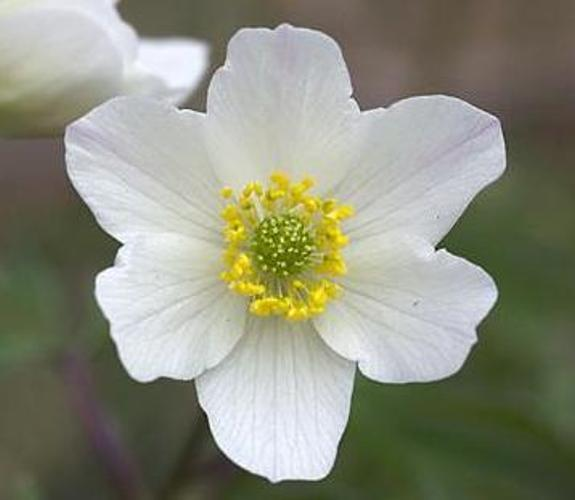
#> input picture 17flowers/train/8Petal_mountain_avens/image_1202.jpg, 575 x 500 px; its folder holds only this picture in this run
$ python Feature_Extraction.py   (older library calls are emulated)
#> lines starting #> are read from the running program, lines starting #| are printed output that depends on the picture
from sklearn.preprocessing import LabelEncoder, MinMaxScaler
import numpy as np
import mahotas
import cv2 as cv
import os
import h5py

image_size = tuple((500, 500))
path = "17flowers/train"
n_trees = 100
bins = 8
test_size = .10
seed = 9


def fd_hu_moments(img):
    img = cv.cvtColor(img, cv.COLOR_BGR2GRAY)
    feature = cv.HuMoments(cv.moments(img)).flatten()
    return feature


def fd_haralick(img):
    img = cv.cvtColor(img, cv.COLOR_BGR2GRAY)
    feature = mahotas.features.haralick(img).mean(axis=0)
    return feature


def fd_histogram(img, mask=None ):
    img = cv.cvtColor(img, cv.COLOR_BGR2HSV)
    hist = cv.calcHist([img], [0, 1, 2], None, [bins, bins, bins], [0, 256, 0, 256, 0, 256])
    cv.normalize(hist, hist)
    return hist.flatten()


train_labels = os.listdir(path)
train_labels.sort()
print(train_labels)

global_features = []
labels = []

i = 0
j = 0
k = 0

class_size = 80

for p in train_labels:
    full_folder_path = os.path.join(path, p)
    current_label = p
    k = 1

    for x in os.listdir(full_folder_path):
        file = full_folder_path + "/" + str(x)
        image = cv.imread(file)
#> image is the input picture: shape (500, 575, 3); mean B, G, R 124.7, 141.8, 139.9
        image = cv.resize(image, image_size)
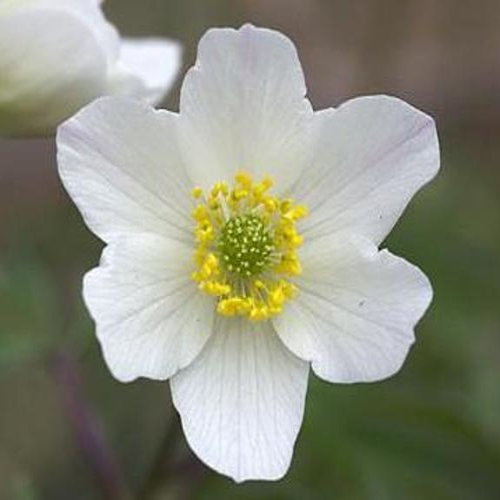
#> image: shape (500, 500, 3); mean B, G, R 124.7, 141.8, 139.9

        f1 = fd_hu_moments(image)
#> in fd_hu_moments, `img = cv.cvtColor(img, cv.COLOR_BGR2GRAY)`:
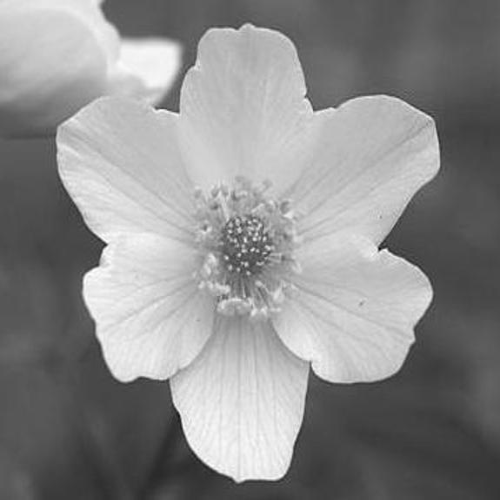
#> img: shape (500, 500); min 9, max 255, mean 139.3
#> in fd_hu_moments, `feature = cv.HuMoments(cv.moments(img)).flatten()`: feature = [0.000995, 7.95e-09, 2.21e-11, 1.84e-13, -2.09e-25, 1.64e-17, 3.08e-25]
#> f1 has the same summary as feature in fd_hu_moments
#> (the run stopped early here; a loop or call above may not have finished)

$ run again, on 17flowers/train/Bluebell/image_0241.jpg
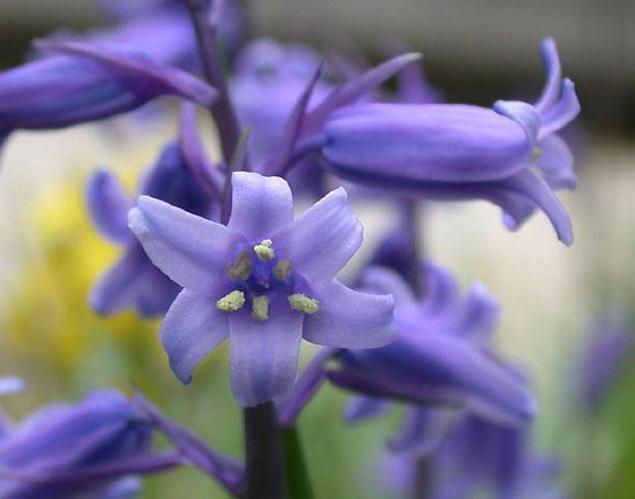
#> input picture 17flowers/train/Bluebell/image_0241.jpg, 635 x 499 px
#> image is the input picture: shape (499, 635, 3); mean B, G, R 144.2, 117.4, 122.5
#> `image = cv.resize(image, image_size)`:
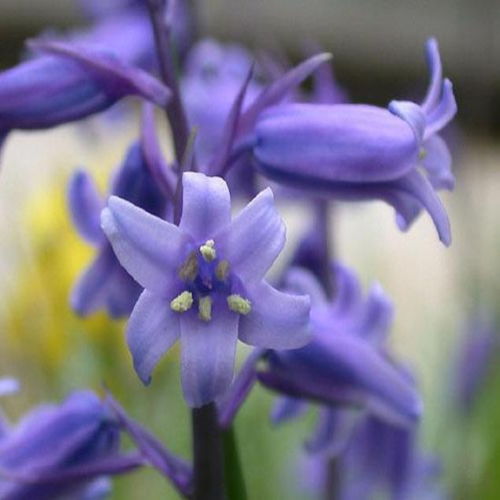
#> image: shape (500, 500, 3); mean B, G, R 144.1, 117.3, 122.4
#> in fd_hu_moments, `img = cv.cvtColor(img, cv.COLOR_BGR2GRAY)`:
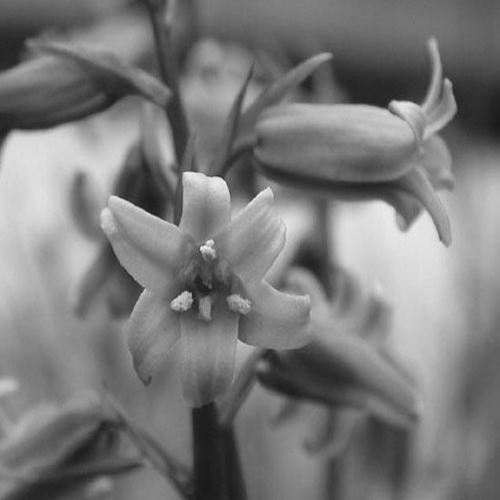
#> img: shape (500, 500); min 25, max 242, mean 121.9
#> feature = [0.00131, 2.26e-08, 6.06e-12, 8.35e-13, 5.25e-26, -5.54e-17, 1.88e-24]
#> f1 has the same summary as feature in fd_hu_moments

$ run again, on 17flowers/train/8Petal_mountain_avens/image_1204.jpg
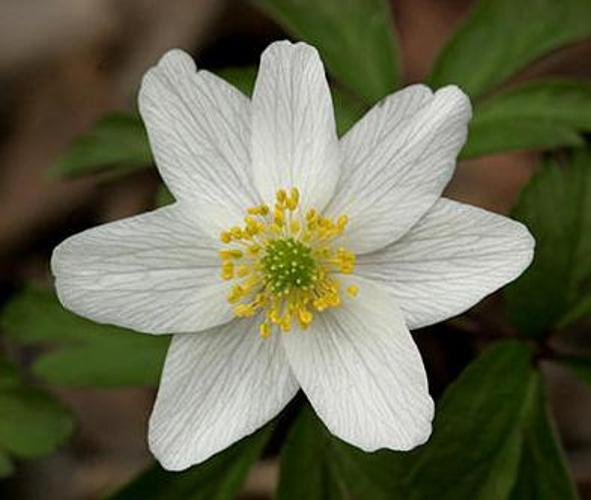
#> input picture 17flowers/train/8Petal_mountain_avens/image_1204.jpg, 591 x 500 px
#> image is the input picture: shape (500, 591, 3); mean B, G, R 82.2, 107.3, 105.8
#> `image = cv.resize(image, image_size)`:
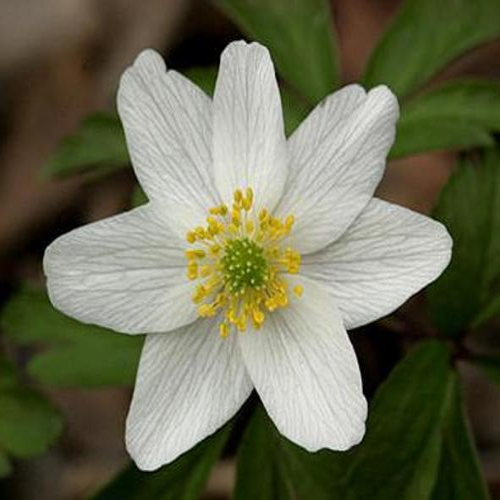
#> image: shape (500, 500, 3); mean B, G, R 82.2, 107.3, 105.8
#> in fd_hu_moments, `img = cv.cvtColor(img, cv.COLOR_BGR2GRAY)`:
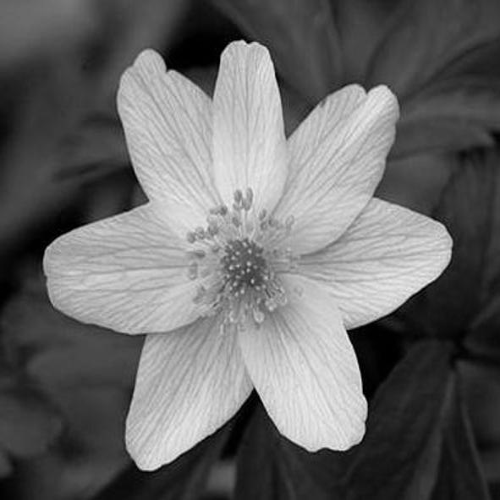
#> img: shape (500, 500); min 0, max 240, mean 104
#> feature = [0.00114, 6.32e-09, 2.26e-11, 1.21e-12, 6.21e-24, -5.64e-17, -1.26e-24]
#> f1 has the same summary as feature in fd_hu_moments
